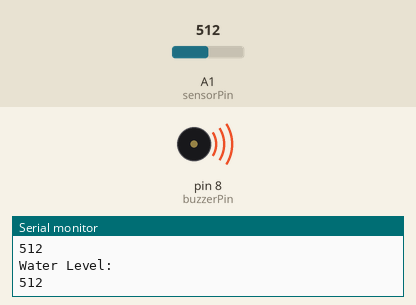
A sketch run on a simulated Arduino Uno, built with avr-gcc and run on an emulated ATmega328P. On the bench: buzzer (waves = sounding, pin HIGH), the last lines printed to the serial monitor. The test bench sets the inputs (shaded band); at power-on: A1 (sensorPin) = 512.

Above: at 1.25 s.
1.3 s: A1 (sensorPin) set to 110
4.3 s: A1 (sensorPin) set to 93
At 5.4 s:
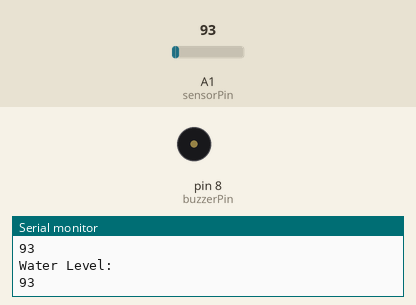
7.3 s: A1 (sensorPin) set to 122
At 7.58 s:
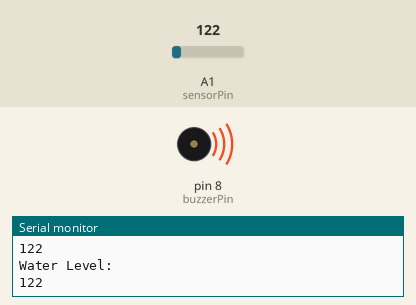
10.3 s: A1 (sensorPin) set to 90
Timing chart, 0 to 12.8 s (numbered marks = the images above; inputs shaded):
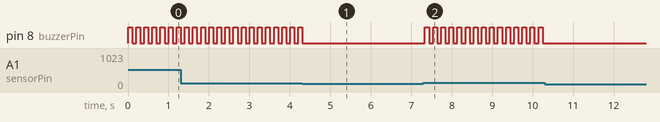

The sketch:

RAIN-CENCOR.ino
```cpp
int sensorPin = A1; //Pin to connect the sensor
int thresholdValue = 100; // Threshold value for the amount of water
int buzzerPin = 8; //Pin to connect the buzzer
int data; // The value we read from the sensor
void setup() {
pinMode(buzzerPin, OUTPUT); //We set the pin that we connected the buzzer to OUTPUT.
Serial.begin(9600);
}
void loop() {
data = analogRead(sensorPin); // We are reading analog data from the sensor.
Serial.println("Water Level:");
Serial.println(data);
if (data > thresholdValue) { //If the sensor data exceeds the threshold, the codes in the if are applied.
digitalWrite(buzzerPin, HIGH);
delay(100);
digitalWrite(buzzerPin, LOW);
delay(100);
} else { //If the sensor data is less than the threshold value, the codes in the if are applied.
digitalWrite(buzzerPin, LOW);
}
}
```

Measured:
- the behaviour switches between 101 and 100 on A1 (sensorPin) (found by bisection; images 0 and 1)
- after the input at 4.3 s, pin 8 (buzzerPin): goes on until 4.3 s, then stays LOW
- after the input at 7.3 s, pin 8 (buzzerPin): alternates HIGH for 0.10 s and LOW for 0.10 s, starting at once
- after the input at 10.3 s, pin 8 (buzzerPin): stops changing and stays LOW
- by itself, pin 8 (buzzerPin): alternates HIGH for 0.10 s and LOW for 0.10 s
